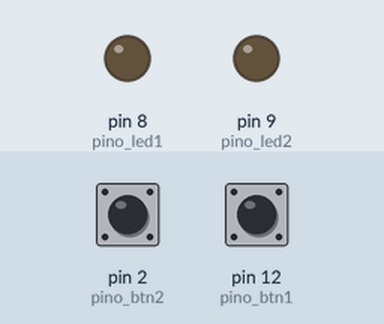
Recording of a sketch running on a simulated Arduino Uno, built with avr-gcc and run on an emulated ATmega328P. On the bench: output pins drawn as LEDs (lit = HIGH). The inputs (shaded band) are chosen by the test bench; at power-on: pin 2 (pino_btn2) HIGH, pin 12 (pino_btn1) HIGH.

Above: at 1.2 s.
1.3 s: pin 2 (pino_btn2) pulled LOW for 0.15 s
At 2.2 s:
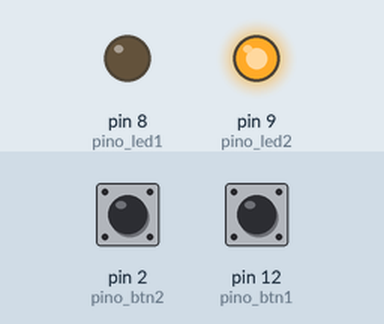
2.9 s: pin 12 (pino_btn1) pulled LOW for 0.15 s
At 3.4 s:
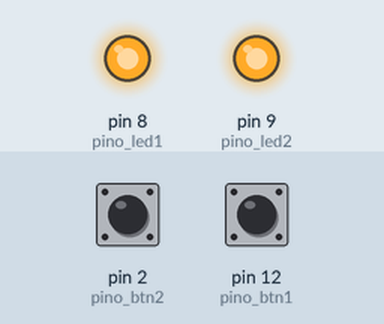
4.5 s: pin 2 (pino_btn2) pulled LOW for 1 s
At 5.9 s:
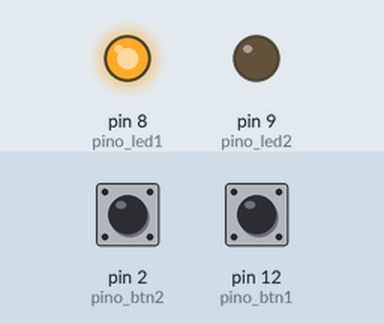
7.0 s: pin 2 (pino_btn2) pulled LOW for 3.2 s
At 10.6 s:
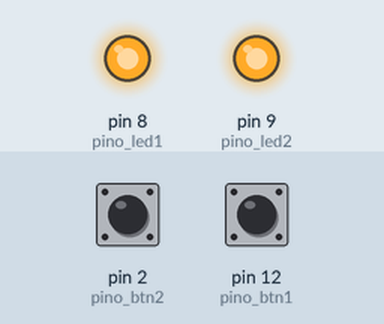
11.7 s: pin 12 (pino_btn1) pulled LOW for 1 s
At 13.7 s:
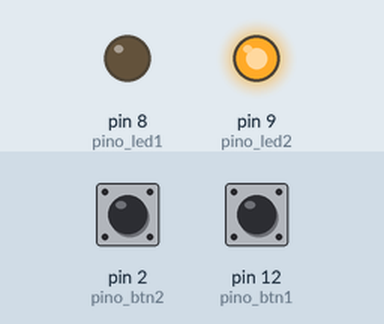
Timing chart, 0 to 15.2 s (numbered marks = the images above; inputs shaded):
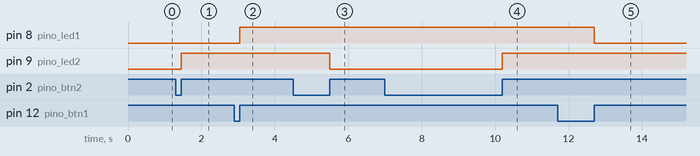

Measured:
- after the input at 1.3 s, pin 9 (pino_led2): LOW → HIGH after 0.15 s
- after the input at 2.9 s, pin 8 (pino_led1): LOW → HIGH after 0.15 s
- after the input at 4.5 s, pin 9 (pino_led2): HIGH → LOW after 1.0 s
- after the input at 7.0 s, pin 9 (pino_led2): LOW → HIGH after 3.2 s
- after the input at 11.7 s, pin 8 (pino_led1): HIGH → LOW after 1.0 s

The sketch:

aula2.2.ino
```cpp
#define pino_led1 8
#define pino_btn1 12

#define pino_led2 9
#define pino_btn2 2

static bool flag1=false;
static bool flag2=false;

// Protótipo da função (ajustado para void)
void trocaEstadoLed(int, int,bool &);

void setup() {
  Serial.begin(9600);
  pinMode(pino_btn1, INPUT_PULLUP); // Resistor interno: HIGH = solto, LOW = pressionado
  pinMode(pino_led1, OUTPUT);

  pinMode(pino_btn2, INPUT_PULLUP); // Resistor interno: HIGH = solto, LOW = pressionado
  pinMode(pino_led2, OUTPUT);
}

void loop() {
  // Passamos os dois pinos como argumentos
  trocaEstadoLed(pino_led1, pino_btn1,flag1);
  trocaEstadoLed(pino_led2,pino_btn2,flag2);
}

void trocaEstadoLed(int led, int btn,bool &flag) {

  // Como usamos INPUT_PULLUP: LOW significa pressionado
  bool pressionado = (digitalRead(btn) == LOW);

  // Se o botão for pressionado, levantamos a bandeira (flag)
  if (pressionado) {
    flag = true;
  }

  // Se o botão for solto (pressionado == false) E a flag estiver ativa
  if (!pressionado && flag == true) {
    digitalWrite(led, !digitalRead(led)); // Inverte o estado atual do LED
    flag = false; // Reseta a flag para o próximo clique
  }
}
```
